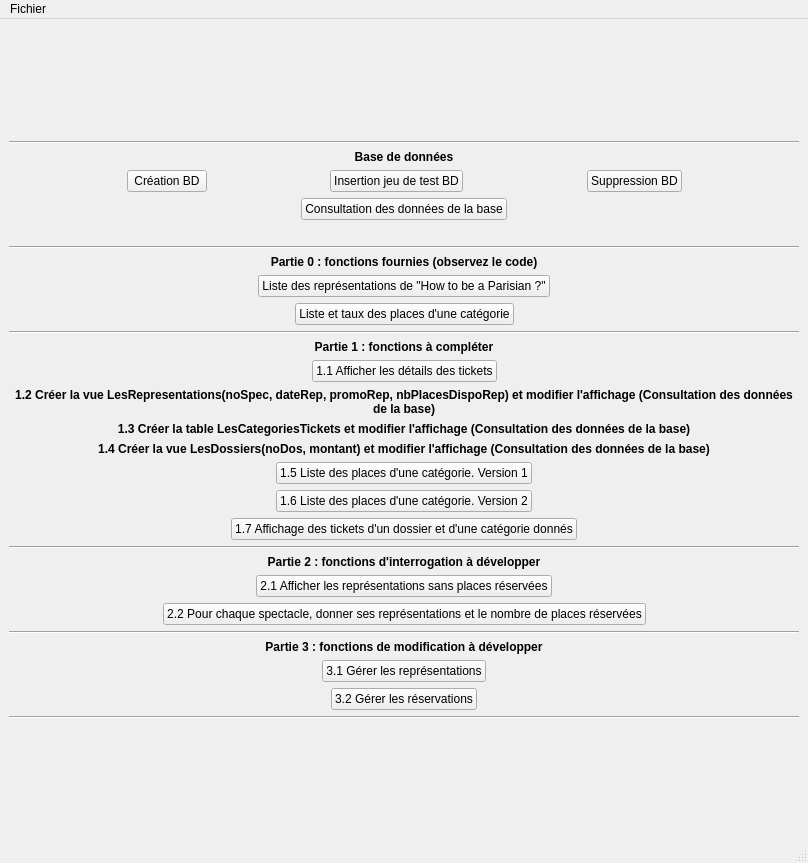
<?xml version="1.0" encoding="UTF-8"?>
<ui version="4.0">
 <class>MainWindow</class>
 <widget class="QMainWindow" name="MainWindow">
  <property name="geometry">
   <rect>
    <x>0</x>
    <y>0</y>
    <width>808</width>
    <height>863</height>
   </rect>
  </property>
  <property name="windowTitle">
   <string>Projet Théatre</string>
  </property>
  <widget class="QWidget" name="centralwidget">
   <layout class="QVBoxLayout" name="verticalLayout">
    <item>
     <spacer name="verticalSpacer_2">
      <property name="orientation">
       <enum>Qt::Vertical</enum>
      </property>
      <property name="sizeHint" stdset="0">
       <size>
        <width>20</width>
        <height>40</height>
       </size>
      </property>
     </spacer>
    </item>
    <item>
     <widget class="Line" name="line">
      <property name="orientation">
       <enum>Qt::Horizontal</enum>
      </property>
     </widget>
    </item>
    <item>
     <widget class="QLabel" name="label">
      <property name="font">
       <font>
        <weight>75</weight>
        <bold>true</bold>
       </font>
      </property>
      <property name="text">
       <string>Base de données</string>
      </property>
      <property name="alignment">
       <set>Qt::AlignCenter</set>
      </property>
     </widget>
    </item>
    <item>
     <layout class="QHBoxLayout" name="horizontalLayout">
      <item>
       <spacer name="horizontalSpacer">
        <property name="orientation">
         <enum>Qt::Horizontal</enum>
        </property>
        <property name="sizeHint" stdset="0">
         <size>
          <width>40</width>
          <height>20</height>
         </size>
        </property>
       </spacer>
      </item>
      <item>
       <widget class="QPushButton" name="pushButton">
        <property name="text">
         <string>Création BD</string>
        </property>
       </widget>
      </item>
      <item>
       <spacer name="horizontalSpacer_2">
        <property name="orientation">
         <enum>Qt::Horizontal</enum>
        </property>
        <property name="sizeHint" stdset="0">
         <size>
          <width>40</width>
          <height>20</height>
         </size>
        </property>
       </spacer>
      </item>
      <item>
       <widget class="QPushButton" name="pushButton_3">
        <property name="text">
         <string>Insertion jeu de test BD</string>
        </property>
       </widget>
      </item>
      <item>
       <spacer name="horizontalSpacer_3">
        <property name="orientation">
         <enum>Qt::Horizontal</enum>
        </property>
        <property name="sizeHint" stdset="0">
         <size>
          <width>40</width>
          <height>20</height>
         </size>
        </property>
       </spacer>
      </item>
      <item>
       <widget class="QPushButton" name="pushButton_2">
        <property name="text">
         <string>Suppression BD</string>
        </property>
       </widget>
      </item>
      <item>
       <spacer name="horizontalSpacer_4">
        <property name="orientation">
         <enum>Qt::Horizontal</enum>
        </property>
        <property name="sizeHint" stdset="0">
         <size>
          <width>40</width>
          <height>20</height>
         </size>
        </property>
       </spacer>
      </item>
     </layout>
    </item>
    <item>
     <layout class="QHBoxLayout" name="horizontalLayout_13">
      <item>
       <spacer name="horizontalSpacer_28">
        <property name="orientation">
         <enum>Qt::Horizontal</enum>
        </property>
        <property name="sizeHint" stdset="0">
         <size>
          <width>40</width>
          <height>20</height>
         </size>
        </property>
       </spacer>
      </item>
      <item>
       <widget class="QPushButton" name="pushButton_15">
        <property name="text">
         <string>Consultation des données de la base</string>
        </property>
       </widget>
      </item>
      <item>
       <spacer name="horizontalSpacer_27">
        <property name="orientation">
         <enum>Qt::Horizontal</enum>
        </property>
        <property name="sizeHint" stdset="0">
         <size>
          <width>40</width>
          <height>20</height>
         </size>
        </property>
       </spacer>
      </item>
     </layout>
    </item>
    <item>
     <widget class="QLabel" name="label_2">
      <property name="text">
       <string/>
      </property>
      <property name="alignment">
       <set>Qt::AlignCenter</set>
      </property>
     </widget>
    </item>
    <item>
     <widget class="Line" name="line_2">
      <property name="orientation">
       <enum>Qt::Horizontal</enum>
      </property>
     </widget>
    </item>
    <item>
     <widget class="QLabel" name="label_3">
      <property name="font">
       <font>
        <weight>75</weight>
        <bold>true</bold>
       </font>
      </property>
      <property name="text">
       <string>Partie 0 : fonctions fournies (observez le code)</string>
      </property>
      <property name="alignment">
       <set>Qt::AlignCenter</set>
      </property>
     </widget>
    </item>
    <item>
     <layout class="QHBoxLayout" name="horizontalLayout_2">
      <item>
       <spacer name="horizontalSpacer_7">
        <property name="orientation">
         <enum>Qt::Horizontal</enum>
        </property>
        <property name="sizeHint" stdset="0">
         <size>
          <width>40</width>
          <height>20</height>
         </size>
        </property>
       </spacer>
      </item>
      <item>
       <widget class="QPushButton" name="pushButton_4">
        <property name="text">
         <string>Liste des représentations de &quot;How to be a Parisian ?&quot;</string>
        </property>
       </widget>
      </item>
      <item>
       <spacer name="horizontalSpacer_5">
        <property name="orientation">
         <enum>Qt::Horizontal</enum>
        </property>
        <property name="sizeHint" stdset="0">
         <size>
          <width>40</width>
          <height>20</height>
         </size>
        </property>
       </spacer>
      </item>
     </layout>
    </item>
    <item>
     <layout class="QHBoxLayout" name="horizontalLayout_3">
      <item>
       <spacer name="horizontalSpacer_8">
        <property name="orientation">
         <enum>Qt::Horizontal</enum>
        </property>
        <property name="sizeHint" stdset="0">
         <size>
          <width>40</width>
          <height>20</height>
         </size>
        </property>
       </spacer>
      </item>
      <item>
       <widget class="QPushButton" name="pushButton_5">
        <property name="text">
         <string>Liste et taux des places d'une catégorie</string>
        </property>
       </widget>
      </item>
      <item>
       <spacer name="horizontalSpacer_6">
        <property name="orientation">
         <enum>Qt::Horizontal</enum>
        </property>
        <property name="sizeHint" stdset="0">
         <size>
          <width>40</width>
          <height>20</height>
         </size>
        </property>
       </spacer>
      </item>
     </layout>
    </item>
    <item>
     <widget class="Line" name="line_3">
      <property name="orientation">
       <enum>Qt::Horizontal</enum>
      </property>
     </widget>
    </item>
    <item>
     <widget class="QLabel" name="label_4">
      <property name="font">
       <font>
        <weight>75</weight>
        <bold>true</bold>
       </font>
      </property>
      <property name="text">
       <string>Partie 1 : fonctions à compléter</string>
      </property>
      <property name="alignment">
       <set>Qt::AlignCenter</set>
      </property>
     </widget>
    </item>
    <item>
     <layout class="QHBoxLayout" name="horizontalLayout_4">
      <item>
       <spacer name="horizontalSpacer_10">
        <property name="orientation">
         <enum>Qt::Horizontal</enum>
        </property>
        <property name="sizeHint" stdset="0">
         <size>
          <width>40</width>
          <height>20</height>
         </size>
        </property>
       </spacer>
      </item>
      <item>
       <widget class="QPushButton" name="pushButton_6">
        <property name="text">
         <string>1.1 Afficher les détails des tickets</string>
        </property>
       </widget>
      </item>
      <item>
       <spacer name="horizontalSpacer_9">
        <property name="orientation">
         <enum>Qt::Horizontal</enum>
        </property>
        <property name="sizeHint" stdset="0">
         <size>
          <width>40</width>
          <height>20</height>
         </size>
        </property>
       </spacer>
      </item>
     </layout>
    </item>
    <item>
     <widget class="QLabel" name="label_7">
      <property name="font">
       <font>
        <weight>75</weight>
        <bold>true</bold>
       </font>
      </property>
      <property name="text">
       <string>1.2 Créer la vue LesRepresentations(noSpec, dateRep, promoRep, nbPlacesDispoRep) et modifier l'affichage (Consultation des données de la base)</string>
      </property>
      <property name="alignment">
       <set>Qt::AlignCenter</set>
      </property>
      <property name="wordWrap">
       <bool>true</bool>
      </property>
     </widget>
    </item>
    <item>
     <widget class="QLabel" name="label_8">
      <property name="font">
       <font>
        <weight>75</weight>
        <bold>true</bold>
       </font>
      </property>
      <property name="text">
       <string>1.3 Créer la table LesCategoriesTickets et modifier l'affichage (Consultation des données de la base)</string>
      </property>
      <property name="alignment">
       <set>Qt::AlignCenter</set>
      </property>
     </widget>
    </item>
    <item>
     <widget class="QLabel" name="label_9">
      <property name="font">
       <font>
        <weight>75</weight>
        <bold>true</bold>
       </font>
      </property>
      <property name="text">
       <string>1.4 Créer la vue LesDossiers(noDos, montant) et modifier l'affichage (Consultation des données de la base)</string>
      </property>
      <property name="alignment">
       <set>Qt::AlignCenter</set>
      </property>
     </widget>
    </item>
    <item>
     <layout class="QHBoxLayout" name="horizontalLayout_5">
      <item>
       <spacer name="horizontalSpacer_12">
        <property name="orientation">
         <enum>Qt::Horizontal</enum>
        </property>
        <property name="sizeHint" stdset="0">
         <size>
          <width>40</width>
          <height>20</height>
         </size>
        </property>
       </spacer>
      </item>
      <item>
       <widget class="QPushButton" name="pushButton_7">
        <property name="text">
         <string>1.5 Liste des places d'une catégorie. Version 1</string>
        </property>
       </widget>
      </item>
      <item>
       <spacer name="horizontalSpacer_11">
        <property name="orientation">
         <enum>Qt::Horizontal</enum>
        </property>
        <property name="sizeHint" stdset="0">
         <size>
          <width>40</width>
          <height>20</height>
         </size>
        </property>
       </spacer>
      </item>
     </layout>
    </item>
    <item>
     <layout class="QHBoxLayout" name="horizontalLayout_6">
      <item>
       <spacer name="horizontalSpacer_14">
        <property name="orientation">
         <enum>Qt::Horizontal</enum>
        </property>
        <property name="sizeHint" stdset="0">
         <size>
          <width>40</width>
          <height>20</height>
         </size>
        </property>
       </spacer>
      </item>
      <item>
       <widget class="QPushButton" name="pushButton_8">
        <property name="text">
         <string>1.6 Liste des places d'une catégorie. Version 2</string>
        </property>
       </widget>
      </item>
      <item>
       <spacer name="horizontalSpacer_13">
        <property name="orientation">
         <enum>Qt::Horizontal</enum>
        </property>
        <property name="sizeHint" stdset="0">
         <size>
          <width>40</width>
          <height>20</height>
         </size>
        </property>
       </spacer>
      </item>
     </layout>
    </item>
    <item>
     <layout class="QHBoxLayout" name="horizontalLayout_7">
      <item>
       <spacer name="horizontalSpacer_16">
        <property name="orientation">
         <enum>Qt::Horizontal</enum>
        </property>
        <property name="sizeHint" stdset="0">
         <size>
          <width>40</width>
          <height>20</height>
         </size>
        </property>
       </spacer>
      </item>
      <item>
       <widget class="QPushButton" name="pushButton_9">
        <property name="text">
         <string>1.7 Affichage des tickets d'un dossier et d'une catégorie donnés</string>
        </property>
       </widget>
      </item>
      <item>
       <spacer name="horizontalSpacer_15">
        <property name="orientation">
         <enum>Qt::Horizontal</enum>
        </property>
        <property name="sizeHint" stdset="0">
         <size>
          <width>40</width>
          <height>20</height>
         </size>
        </property>
       </spacer>
      </item>
     </layout>
    </item>
    <item>
     <widget class="Line" name="line_4">
      <property name="orientation">
       <enum>Qt::Horizontal</enum>
      </property>
     </widget>
    </item>
    <item>
     <widget class="QLabel" name="label_5">
      <property name="font">
       <font>
        <weight>75</weight>
        <bold>true</bold>
       </font>
      </property>
      <property name="text">
       <string>Partie 2 : fonctions d'interrogation à développer</string>
      </property>
      <property name="alignment">
       <set>Qt::AlignCenter</set>
      </property>
     </widget>
    </item>
    <item>
     <layout class="QHBoxLayout" name="horizontalLayout_8">
      <item>
       <spacer name="horizontalSpacer_18">
        <property name="orientation">
         <enum>Qt::Horizontal</enum>
        </property>
        <property name="sizeHint" stdset="0">
         <size>
          <width>40</width>
          <height>20</height>
         </size>
        </property>
       </spacer>
      </item>
      <item>
       <widget class="QPushButton" name="pushButton_10">
        <property name="text">
         <string>2.1 Afficher les représentations sans places réservées</string>
        </property>
       </widget>
      </item>
      <item>
       <spacer name="horizontalSpacer_17">
        <property name="orientation">
         <enum>Qt::Horizontal</enum>
        </property>
        <property name="sizeHint" stdset="0">
         <size>
          <width>40</width>
          <height>20</height>
         </size>
        </property>
       </spacer>
      </item>
     </layout>
    </item>
    <item>
     <layout class="QHBoxLayout" name="horizontalLayout_9">
      <item>
       <spacer name="horizontalSpacer_20">
        <property name="orientation">
         <enum>Qt::Horizontal</enum>
        </property>
        <property name="sizeHint" stdset="0">
         <size>
          <width>40</width>
          <height>20</height>
         </size>
        </property>
       </spacer>
      </item>
      <item>
       <widget class="QPushButton" name="pushButton_11">
        <property name="text">
         <string>2.2 Pour chaque spectacle, donner ses représentations et le nombre de places réservées</string>
        </property>
       </widget>
      </item>
      <item>
       <spacer name="horizontalSpacer_19">
        <property name="orientation">
         <enum>Qt::Horizontal</enum>
        </property>
        <property name="sizeHint" stdset="0">
         <size>
          <width>40</width>
          <height>20</height>
         </size>
        </property>
       </spacer>
      </item>
     </layout>
    </item>
    <item>
     <layout class="QHBoxLayout" name="horizontalLayout_10"/>
    </item>
    <item>
     <widget class="Line" name="line_5">
      <property name="orientation">
       <enum>Qt::Horizontal</enum>
      </property>
     </widget>
    </item>
    <item>
     <widget class="QLabel" name="label_6">
      <property name="font">
       <font>
        <weight>75</weight>
        <bold>true</bold>
       </font>
      </property>
      <property name="text">
       <string>Partie 3 : fonctions de modification à développer</string>
      </property>
      <property name="alignment">
       <set>Qt::AlignCenter</set>
      </property>
     </widget>
    </item>
    <item>
     <layout class="QHBoxLayout" name="horizontalLayout_11">
      <item>
       <spacer name="horizontalSpacer_24">
        <property name="orientation">
         <enum>Qt::Horizontal</enum>
        </property>
        <property name="sizeHint" stdset="0">
         <size>
          <width>40</width>
          <height>20</height>
         </size>
        </property>
       </spacer>
      </item>
      <item>
       <widget class="QPushButton" name="pushButton_13">
        <property name="text">
         <string>3.1 Gérer les représentations</string>
        </property>
       </widget>
      </item>
      <item>
       <spacer name="horizontalSpacer_23">
        <property name="orientation">
         <enum>Qt::Horizontal</enum>
        </property>
        <property name="sizeHint" stdset="0">
         <size>
          <width>40</width>
          <height>20</height>
         </size>
        </property>
       </spacer>
      </item>
     </layout>
    </item>
    <item>
     <layout class="QHBoxLayout" name="horizontalLayout_12">
      <item>
       <spacer name="horizontalSpacer_26">
        <property name="orientation">
         <enum>Qt::Horizontal</enum>
        </property>
        <property name="sizeHint" stdset="0">
         <size>
          <width>40</width>
          <height>20</height>
         </size>
        </property>
       </spacer>
      </item>
      <item>
       <widget class="QPushButton" name="pushButton_14">
        <property name="text">
         <string>3.2 Gérer les réservations</string>
        </property>
       </widget>
      </item>
      <item>
       <spacer name="horizontalSpacer_25">
        <property name="orientation">
         <enum>Qt::Horizontal</enum>
        </property>
        <property name="sizeHint" stdset="0">
         <size>
          <width>40</width>
          <height>20</height>
         </size>
        </property>
       </spacer>
      </item>
     </layout>
    </item>
    <item>
     <widget class="Line" name="line_6">
      <property name="orientation">
       <enum>Qt::Horizontal</enum>
      </property>
     </widget>
    </item>
    <item>
     <spacer name="verticalSpacer">
      <property name="orientation">
       <enum>Qt::Vertical</enum>
      </property>
      <property name="sizeHint" stdset="0">
       <size>
        <width>20</width>
        <height>40</height>
       </size>
      </property>
     </spacer>
    </item>
   </layout>
  </widget>
  <widget class="QMenuBar" name="menubar">
   <property name="geometry">
    <rect>
     <x>0</x>
     <y>0</y>
     <width>808</width>
     <height>22</height>
    </rect>
   </property>
   <widget class="QMenu" name="menuFiles">
    <property name="title">
     <string>Fichier</string>
    </property>
    <addaction name="actionQuitter"/>
   </widget>
   <addaction name="menuFiles"/>
  </widget>
  <widget class="QStatusBar" name="statusbar"/>
  <action name="actionQuitter">
   <property name="text">
    <string>Quitter</string>
   </property>
  </action>
 </widget>
 <resources/>
 <connections>
  <connection>
   <sender>actionQuitter</sender>
   <signal>triggered()</signal>
   <receiver>MainWindow</receiver>
   <slot>close()</slot>
   <hints>
    <hint type="sourcelabel">
     <x>-1</x>
     <y>-1</y>
    </hint>
    <hint type="destinationlabel">
     <x>399</x>
     <y>299</y>
    </hint>
   </hints>
  </connection>
  <connection>
   <sender>pushButton</sender>
   <signal>clicked()</signal>
   <receiver>MainWindow</receiver>
   <slot>createDB()</slot>
   <hints>
    <hint type="sourcelabel">
     <x>156</x>
     <y>85</y>
    </hint>
    <hint type="destinationlabel">
     <x>135</x>
     <y>130</y>
    </hint>
   </hints>
  </connection>
  <connection>
   <sender>pushButton_3</sender>
   <signal>clicked()</signal>
   <receiver>MainWindow</receiver>
   <slot>insertDB()</slot>
   <hints>
    <hint type="sourcelabel">
     <x>356</x>
     <y>85</y>
    </hint>
    <hint type="destinationlabel">
     <x>388</x>
     <y>127</y>
    </hint>
   </hints>
  </connection>
  <connection>
   <sender>pushButton_2</sender>
   <signal>clicked()</signal>
   <receiver>MainWindow</receiver>
   <slot>deleteDB()</slot>
   <hints>
    <hint type="sourcelabel">
     <x>516</x>
     <y>85</y>
    </hint>
    <hint type="destinationlabel">
     <x>598</x>
     <y>139</y>
    </hint>
   </hints>
  </connection>
  <connection>
   <sender>pushButton_15</sender>
   <signal>clicked()</signal>
   <receiver>MainWindow</receiver>
   <slot>openData()</slot>
   <hints>
    <hint type="sourcelabel">
     <x>469</x>
     <y>156</y>
    </hint>
    <hint type="destinationlabel">
     <x>498</x>
     <y>183</y>
    </hint>
   </hints>
  </connection>
  <connection>
   <sender>pushButton_4</sender>
   <signal>clicked()</signal>
   <receiver>MainWindow</receiver>
   <slot>open_fct_fournie_1()</slot>
   <hints>
    <hint type="sourcelabel">
     <x>385</x>
     <y>263</y>
    </hint>
    <hint type="destinationlabel">
     <x>79</x>
     <y>174</y>
    </hint>
   </hints>
  </connection>
  <connection>
   <sender>pushButton_5</sender>
   <signal>clicked()</signal>
   <receiver>MainWindow</receiver>
   <slot>open_fct_fournie_2()</slot>
   <hints>
    <hint type="sourcelabel">
     <x>450</x>
     <y>305</y>
    </hint>
    <hint type="destinationlabel">
     <x>116</x>
     <y>221</y>
    </hint>
   </hints>
  </connection>
  <connection>
   <sender>pushButton_6</sender>
   <signal>clicked()</signal>
   <receiver>MainWindow</receiver>
   <slot>open_fct_comp_1()</slot>
   <hints>
    <hint type="sourcelabel">
     <x>448</x>
     <y>386</y>
    </hint>
    <hint type="destinationlabel">
     <x>515</x>
     <y>274</y>
    </hint>
   </hints>
  </connection>
  <connection>
   <sender>pushButton_7</sender>
   <signal>clicked()</signal>
   <receiver>MainWindow</receiver>
   <slot>open_fct_comp_2()</slot>
   <hints>
    <hint type="sourcelabel">
     <x>488</x>
     <y>428</y>
    </hint>
    <hint type="destinationlabel">
     <x>576</x>
     <y>305</y>
    </hint>
   </hints>
  </connection>
  <connection>
   <sender>pushButton_8</sender>
   <signal>clicked()</signal>
   <receiver>MainWindow</receiver>
   <slot>open_fct_comp_3()</slot>
   <hints>
    <hint type="sourcelabel">
     <x>489</x>
     <y>470</y>
    </hint>
    <hint type="destinationlabel">
     <x>551</x>
     <y>342</y>
    </hint>
   </hints>
  </connection>
  <connection>
   <sender>pushButton_9</sender>
   <signal>clicked()</signal>
   <receiver>MainWindow</receiver>
   <slot>open_fct_comp_4()</slot>
   <hints>
    <hint type="sourcelabel">
     <x>534</x>
     <y>512</y>
    </hint>
    <hint type="destinationlabel">
     <x>521</x>
     <y>367</y>
    </hint>
   </hints>
  </connection>
  <connection>
   <sender>pushButton_10</sender>
   <signal>clicked()</signal>
   <receiver>MainWindow</receiver>
   <slot>open_fct_int_1()</slot>
   <hints>
    <hint type="sourcelabel">
     <x>373</x>
     <y>614</y>
    </hint>
    <hint type="destinationlabel">
     <x>373</x>
     <y>431</y>
    </hint>
   </hints>
  </connection>
  <connection>
   <sender>pushButton_11</sender>
   <signal>clicked()</signal>
   <receiver>MainWindow</receiver>
   <slot>open_fct_int_2()</slot>
   <hints>
    <hint type="sourcelabel">
     <x>373</x>
     <y>614</y>
    </hint>
    <hint type="destinationlabel">
     <x>373</x>
     <y>431</y>
    </hint>
   </hints>
  </connection>
    <connection>
   <sender>pushButton_13</sender>
   <signal>clicked()</signal>
   <receiver>MainWindow</receiver>
   <slot>open_fct_mod_1()</slot>
   <hints>
    <hint type="sourcelabel">
     <x>373</x>
     <y>614</y>
    </hint>
    <hint type="destinationlabel">
     <x>373</x>
     <y>431</y>
    </hint>
   </hints>
  </connection>
 </connections>
 <slots>
  <slot>createDB()</slot>
  <slot>insertDB()</slot>
  <slot>deleteDB()</slot>
  <slot>openData()</slot>
  <slot>openAddUser()</slot>
  <slot>openDelUser()</slot>
  <slot>open_fct_int_1()</slot>
  <slot>open_fct_int_2()</slot>
  <slot>open_fct_fournie_1()</slot>
  <slot>open_fct_fournie_2()</slot>
  <slot>open_fct_comp_1()</slot>
  <slot>open_fct_comp_2()</slot>
  <slot>open_fct_comp_3()</slot>
  <slot>open_fct_comp_4()</slot>
  <slot>open_fct_mod_1()</slot>
 </slots>
</ui>
